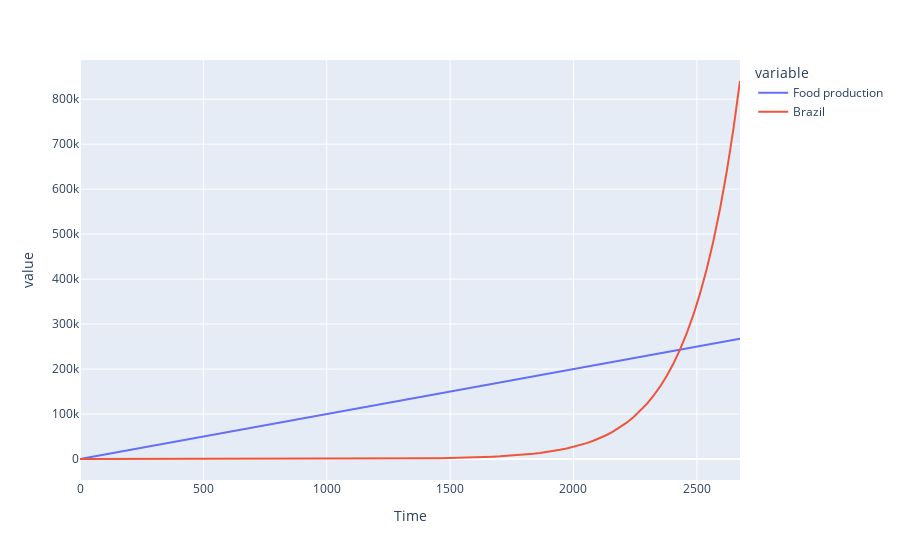

Notebook code for this chart:
### Code cell
import numpy as np
import pandas as pd
from scipy.optimize import newton
import pandas as pd
pd.options.plotting.backend = 'plotly'

# Play with these constants
## for exponential
P0 = 1
r = 0.0051  # Rate of population growth

## for line
F0 = 10
m = 100

def food_production(t,m=m):
    return F0+m*t

def population(t,r=r):
    return P0*np.exp(r*t)

def choose_xaxis(r,m,x0=10):
    """
    Find a range of x so that curves intersect
    """
    tstar = -1
    try:
        while tstar <= 0:
            tstar = newton(lambda t: food_production(t,m) - population(t,r),x0,maxiter=1000)
            x0 = x0*10
        return np.linspace(0,tstar*1.1,100)
    except RuntimeError: # Failed to find root
        return np.linspace(0,1000,100)

T = choose_xaxis(r,m)

df = pd.DataFrame({'Time': T,
                   'Food production':[food_production(t) for t in T],
                   'Brazil':[population(t) for t in T]}).set_index('Time')
df.plot()
